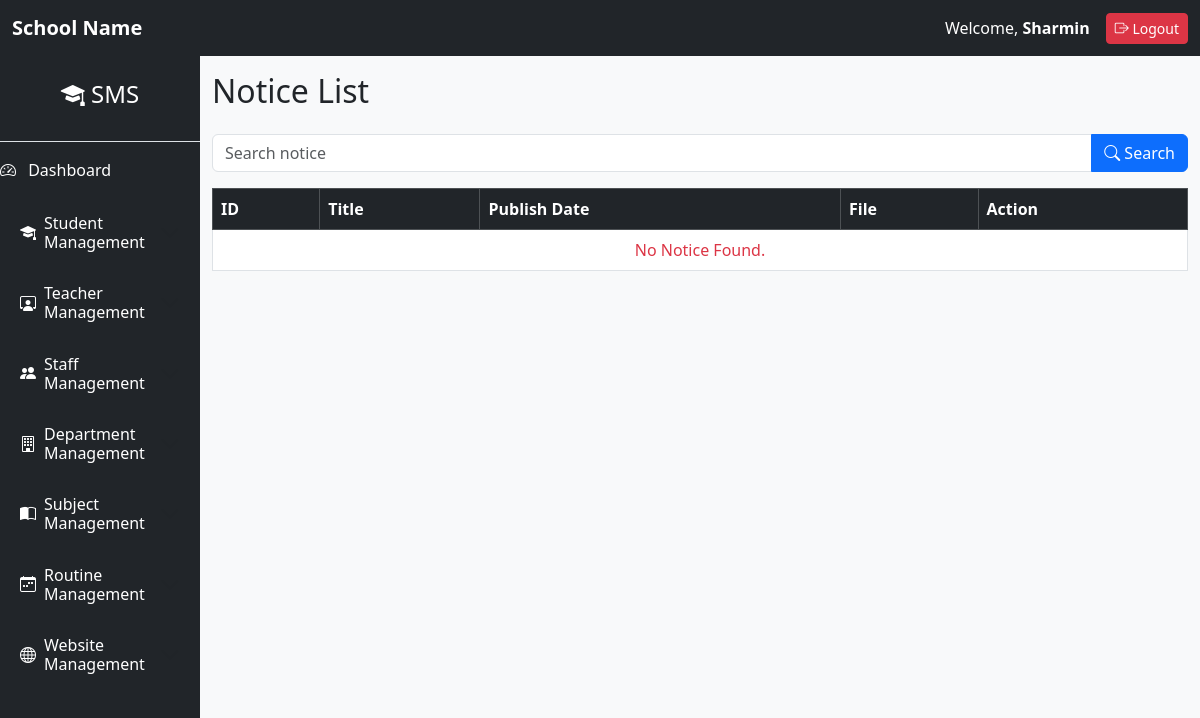
Page /notices/ (signed in) on the earlier database version.
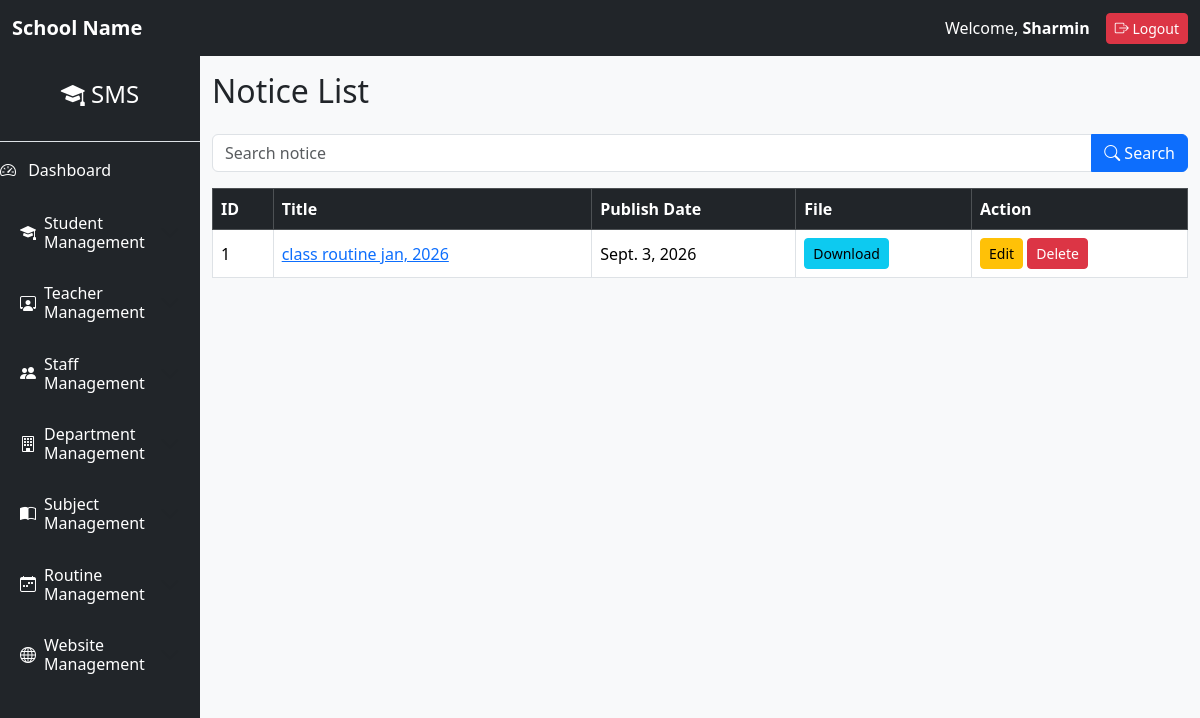
Same page on the later database version.
### notices/models.py (models this page shows, shortened)
class Notice(models.Model):
    created_by = models.ForeignKey(
        User,
        on_delete=models.CASCADE
    )
    title = models.CharField(
        max_length=200
    )
    description = models.TextField()
    notice_file = models.FileField(
        upload_to="notices/",
        blank=True,
        null=True
    )
    publish_date = models.DateField()
    created_at = models.DateTimeField(
        auto_now_add=True
    )
    updated_at = models.DateTimeField(
        auto_now=True
    )
    class Meta:
        ordering = ["-publish_date"]
        verbose_name = "Notice"
        verbose_name_plural = "Notices"

### notices/views.py (the view)
class NoticeListView(
    LoginRequiredMixin,
    BaseListMixin,
    ListView,
):
    model = Notice
    template_name = "notice_list.html"
    context_object_name = "notices"
    paginate_by = 5
    def get_queryset(self):
        query = self.request.GET.get("q")
        queryset = Notice.objects.all()
        if query:
            queryset = queryset.filter(
                Q(title__icontains=query) |
                Q(description__icontains=query)
            )
        return queryset.order_by(*self.ordering)

### website/context_processors.py (called while the page is built)
def frontend_context(request):
    navigation_menus = (
        NavigationMenu.objects
        .filter(
            parent__isnull=True,
            is_active=True
        )
        .prefetch_related("children")
        .order_by("order", "name")
    )
    settings = WebsiteSettings.objects.first()
    return {
        "navigation_menus": navigation_menus,
        "school_name": settings.school_name if settings else "",
        "school_logo": settings.logo if settings else None,
    }

### notices/templates/notice_list.html (shortened to what this page needs)
{% extends 'base.html' %}
{% block content %}
<div class="d-flex justify-content-between align-items-center mb-3">
    <h2>Notice List</h2>
</div>
{% include "search_form.html" with placeholder="Search notice" %}
<table class="table table-bordered table-hover align-middle">
    <thead class="table-dark">
        <tr>
            <th>ID</th>
            <th>Title</th>
            <th>Publish Date</th>
            <th>File</th>
            <th>Action</th>
        </tr>
    </thead>
    <tbody>
    {% for notice in notices %}
        <tr>
            <td>{{ notice.id }}</td>
            <td>
                <a href="{% url 'notice_detail' notice.id %}">
                    {{ notice.title }}
                </a>
            </td>
            <td>{{ notice.publish_date }}</td>
            <td>
                {% if notice.notice_file %}
                    <a
                        href="{{ notice.notice_file.url }}"
                        target="_blank"
                        class="btn btn-info btn-sm">
                        Download
                    </a>
                {% else %}
                    No File
                {% endif %}
            </td>
            <td>
                {% if perms.notices.change_notice %}
                <a
                    href="{% url 'notice_edit' notice.id %}"
                    class="btn btn-warning btn-sm">
                    Edit
                </a>
                {% endif %}
                {% if perms.notices.delete_notice %}
                <a
                    href="{% url 'notice_delete' notice.id %}"
                    class="btn btn-danger btn-sm">
                    Delete
                </a>
                {% endif %}
            </td>
        </tr>
    {% empty %}
        <tr>
            <td colspan="5"
                class="text-center text-danger">
                No Notice Found.
            </td>
        </tr>
    {% endfor %}
    </tbody>
</table>
{% endblock %}

Differences in the rows shown:
added Notice: id "1", title "class routine jan, 2026", publish_date "Sept. 3, 2026"
Other differences:
text no longer shown: "No Notice Found."
